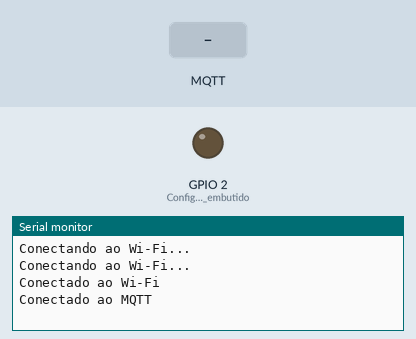
This sketch was run on a simulated ESP8266 (NodeMCU). Shown: output pins drawn as LEDs (lit = HIGH), the last lines printed to the serial monitor. Inputs (shaded band) come from the test bench. WiFi joins after 1.5 s; servers stay silent unless stated; no MQTT or app messages arrive unless stated.

Above: at 3.2 s.
3.3 s: MQTT message "liga" arrives on the first subscribed topic
At 4.0 s:
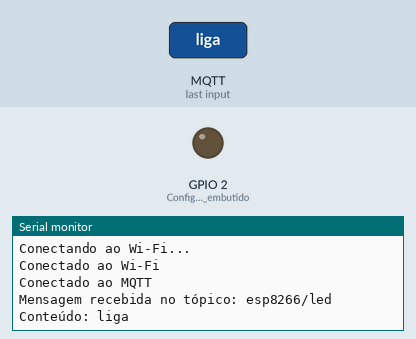
4.8 s: MQTT message "desliga" arrives on the first subscribed topic
At 5.2 s:
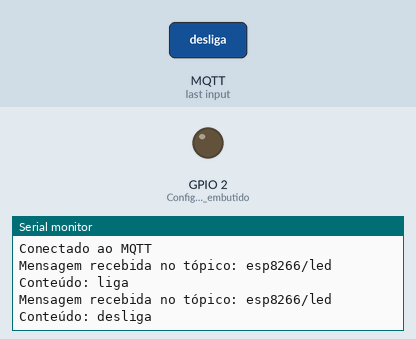
6.3 s: MQTT message "reset liga" arrives on the first subscribed topic
At 7.5 s:
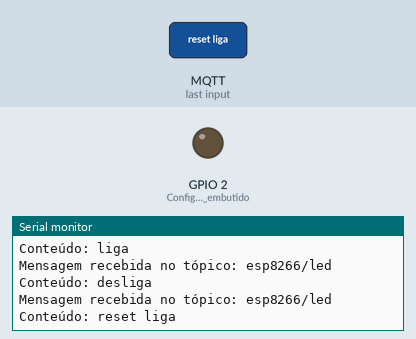

Measured:
- after the input at 3.3 s, the serial monitor: prints a new line at once (image 1)
- after the input at 4.8 s, the serial monitor: prints a new line at once (image 2)
- after the input at 6.3 s, the serial monitor: prints a new line at once (image 3)

The sketch:

Publish_Subscribe.ino
```cpp
#include <ESP8266WiFi.h>
#include <PubSubClient.h>

const char* ssid = "Gabriela_Matheus"; // Nome da sua rede Wi-Fi
const char* password = "corno2019"; // Senha da sua rede Wi-Fi
const char* mqttServer = "broker.emqx.io"; // Endereço IP do seu broker MQTT
const int mqttPort = 1883; // Porta MQTT padrão
const char* mqttTopic = "esp8266/led"; // Tópico MQTT para controle do LED

WiFiClient espClient;
PubSubClient client(espClient);
int contL = 0;
int contD = 0;

void setup() {
  Serial.begin(115200);
  pinMode(LED_BUILTIN, OUTPUT); // Configura o LED embutido como saída
  WiFi.begin(ssid, password);

  while (WiFi.status() != WL_CONNECTED) {
    delay(1000);
    Serial.println("Conectando ao Wi-Fi...");
  }
  Serial.println("Conectado ao Wi-Fi");

  client.setServer(mqttServer, mqttPort);
  client.setCallback(callback);

  if (client.connect("ESP8266Client")) {
    Serial.println("Conectado ao MQTT");
    client.subscribe(mqttTopic);
  } else {
    Serial.print("Falha na conexão, rc=");
    Serial.print(client.state());
  }
}

void loop() {
  client.loop();
}

void callback(char* topic, byte* payload, unsigned int length) {

  String message = "";
  for (int i = 0; i < length; i++) {
    message += (char)payload[i];
  }

  Serial.print("Mensagem recebida no tópico: ");
  Serial.println(topic);
  Serial.print("Conteúdo: ");
  Serial.println(message);

  if (message.equals("liga")) {
    contL++;
    char counterLStr[10];
    sprintf(counterLStr, "%d", contL); // Converte o contador para string
    client.publish("esp8266/teste", counterLStr);
  } else if (message.equals("desliga")) {
    contD++;
    char counterDStr[10];
    sprintf(counterDStr, "%d", contD);
    client.publish("esp8266/teste", counterDStr);
  }
  else if(message.equals("reset liga")){
    contL = 0;
    client.publish("esp8266/teste", "Resetando contagem do liga");
  }
  else if(message.equals("reset desliga")){
    contD = 0;
    client.publish("esp8266/teste", "Resetando contagem do desliga");
  }
}
```
